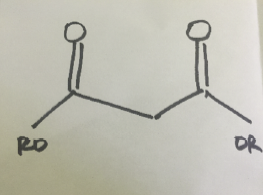
#> input picture nine.png, 263 x 195 px
$ python full.py   (older library calls are emulated)
#> lines starting #> are read from the running program, lines starting #| are printed output that depends on the picture
import pytesseract as tess
tess.pytesseract.tesseract_cmd = r'C:\Program Files\Tesseract-OCR\tesseract.exe'
from PIL import Image
import cv2
import numpy as np
import pytesseract as tess
from PIL import Image

#output file
output=open('out.txt', 'w')


#for shape
img = cv2.imread('nine.png')
#> img is the input picture: shape (195, 263, 3); mean B, G, R 178.3, 189.6, 190.6
imgGrey = cv2.cvtColor(img, cv2.COLOR_BGR2GRAY)
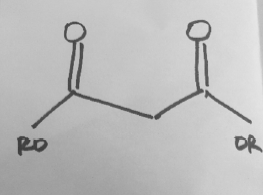
#> imgGrey: shape (195, 263); min 58, max 231, mean 188.6
_, thrash = cv2.threshold(imgGrey, 240, 255, cv2.THRESH_BINARY)
#> thrash: shape (195, 263); every value is 0
_,contours, _ = cv2.findContours(thrash, cv2.RETR_TREE,cv2.CHAIN_APPROX_NONE)
#> contours = []

cv2.imshow("img", img)
for contour in contours:
    approx = cv2.approxPolyDP(contour, 0.01* cv2.arcLength(contour, True), True)
    cv2.drawContours(img, [approx], 0, (0, 0, 0), 5)
    x = approx.ravel()[0]
    y = approx.ravel()[1] - 5
    if len(approx) == 3:
        cv2.putText(img, "Triangle", (x, y), cv2.FONT_HERSHEY_COMPLEX, 0.5, (0, 0, 0))
    elif len(approx) == 4:
        x1 ,y1, w, h = cv2.boundingRect(approx)
        aspectRatio = float(w)/h
        #print(aspectRatio)
        if aspectRatio >= 0.95 and aspectRatio <= 1.05:
          cv2.putText(img, "square", (x, y), cv2.FONT_HERSHEY_COMPLEX, 0.5, (0, 0, 0))
        else:
          cv2.putText(img, "rectangle", (x, y), cv2.FONT_HERSHEY_COMPLEX, 0.5, (0, 0, 0))
    elif len(approx) == 5:
        cv2.putText(img, "Pentagon", (x, y), cv2.FONT_HERSHEY_COMPLEX, 0.5, (0, 0, 0))
        output.write("SHAPE : Pentagon" + '\n')
    elif len(approx) == 6:
        cv2.putText(img, "Hexagon", (x, y), cv2.FONT_HERSHEY_COMPLEX, 0.5, (0, 0, 0))
        output.write("SHAPE : Hexagon" + '\n')

    else:
        cv2.putText(img, "Circle", (x, y), cv2.FONT_HERSHEY_COMPLEX, 0.5, (0, 0, 0))
        output.write("SHAPE : Circle" + '\n')
#> this loop made 0 passes


cv2.imshow("shapes", img)
cv2.waitKey(0)
cv2.destroyAllWindows()


#for text
imgtext= Image.open('nine.png')
#> (the run stopped early here; a loop or call above may not have finished)
